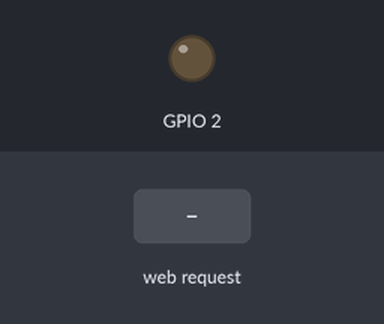
The sketch below on a simulated ESP8266 (NodeMCU). On the bench: output pins drawn as LEDs (lit = HIGH). The inputs (shaded band) are chosen by the test bench. WiFi joins after 1.5 s; servers stay silent unless stated; what the sketch prints to the serial monitor is not drawn.

Above: at 2.7 s.
2.8 s: HTTP request GET /on received
At 3.1 s:
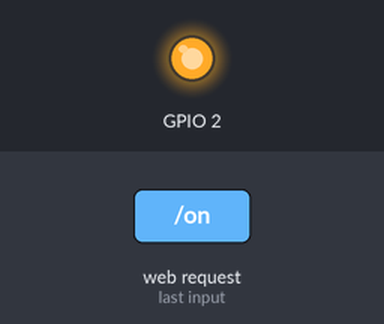
4.3 s: HTTP request GET /off received
At 5.4 s:
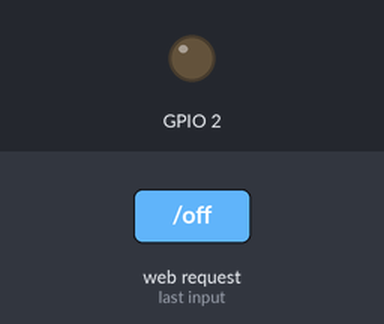
Timing chart, 0 to 7.3 s (numbered marks = the images above; inputs shaded):
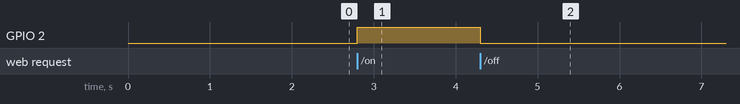

The sketch:

______led.ino
```cpp
#include <ESP8266WiFi.h>
#include <WiFiClient.h>
#include <ESP8266WebServer.h>
#include <ESP8266mDNS.h>

#ifndef STASSID
#define STASSID "Bananananana"  //無線分享器的名稱
#define STAPSK  "52695269"    //密碼
#endif

const char* ssid = STASSID;
const char* password = STAPSK;

ESP8266WebServer server(80);

void handleRoot() {  //訪客進入主網頁時顯示的內容
  server.send(200, "text/plain", "Hello From ESP8266 !");
}

void handleNotFound() {  //找不到網頁時顯示的內容
  server.send(404, "text/plain", "File Not Found");
}

void setup(void) {
  Serial.begin(115200);
  WiFi.mode(WIFI_STA);
  WiFi.begin(ssid, password);
  Serial.println("");

  pinMode(2,OUTPUT); //設定GPIO2為OUTPUT
  digitalWrite(2,LOW);  //熄滅LED

  // 等待WiFi連線
  while (WiFi.status() != WL_CONNECTED) {
    delay(500);
    Serial.print(".");
  }
  Serial.println("");
  Serial.print("Connected to ");
  Serial.println(ssid);
  Serial.print("IP address: ");
  Serial.println(WiFi.localIP());  //在監控視窗顯示取得的IP

  if (MDNS.begin("esp8266")) {
    Serial.println("MDNS responder started");
  }

  server.on("/", handleRoot);  //綁定主網頁會觸發的副程式

  server.on("/on", []() {      //網頁 /on 會執行的程式
    server.send(200, "text/plain", "LED ON");
    digitalWrite(2,HIGH);  //點亮LED
  });

  server.on("/off", []() {      //網頁 /off 會執行的程式
    server.send(200, "text/plain", "LED OFF");
    digitalWrite(2,LOW);  //熄滅LED
  });

  server.onNotFound(handleNotFound);  //綁定找不到網頁時會觸發的副程式

  server.begin();
  Serial.println("HTTP server started");
}

void loop(void) {
  server.handleClient();
  MDNS.update();
}
```

Measured:
- after the input at 2.8 s, GPIO 2: LOW → HIGH at once
- after the input at 4.3 s, GPIO 2: HIGH → LOW at once
